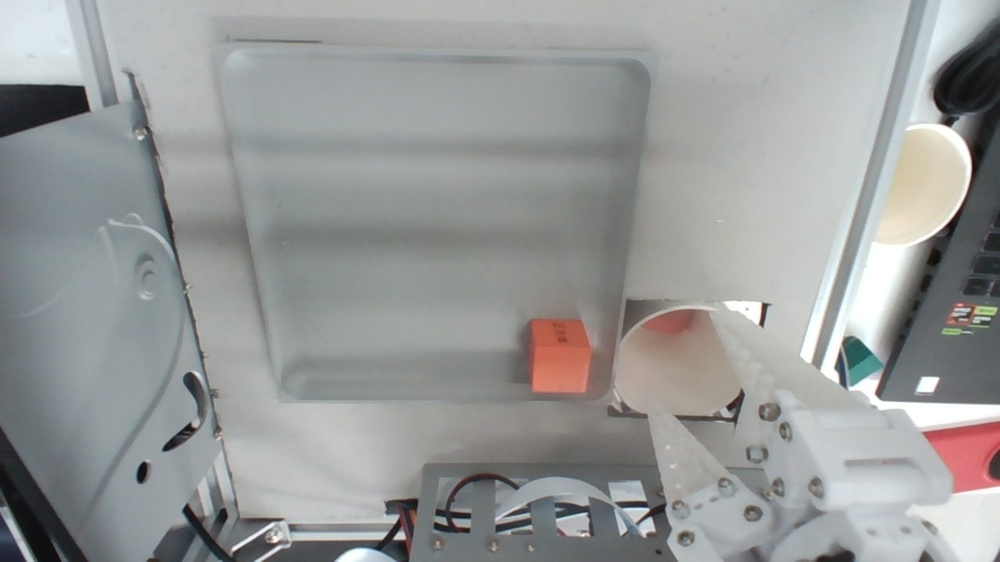
#> input picture 01-交付包/runtime/calib_refs/pos2_cam0_raw.jpg, 1000 x 562 px, shrunk from 1920 x 1080 before the run, given in place of the camera
$ python main.py
#> lines starting #> are read from the running program, lines starting #| are printed output that depends on the picture; after the words box and inside, x2 and y2 are one past the last pixel; in counts of white or black regions, pixels touching at a corner belong together
### final/new_eye/camera.py
import cv2
import time

class Camera:
    def __init__(self, index, width, height, fps):
        self.index, self.width, self.height, self.fps = index, width, height, fps
        self.cap = None

    def open(self):
        self.cap = cv2.VideoCapture(self.index, cv2.CAP_DSHOW)
        if not self.cap.isOpened():
            self.cap = cv2.VideoCapture(self.index, cv2.CAP_MSMF)
        if not self.cap.isOpened():
            raise RuntimeError(f"无法打开摄像头 index={self.index}")
        self.cap.set(cv2.CAP_PROP_FRAME_WIDTH, self.width)
        self.cap.set(cv2.CAP_PROP_FRAME_HEIGHT, self.height)
        self.cap.set(cv2.CAP_PROP_FPS, self.fps)
        for _ in range(5):
            self.cap.read()
            time.sleep(0.03)

    def read(self):
        if self.cap is None:
            self.open()
        ok, frame = self.cap.read()
        if not ok or frame is None:
            raise RuntimeError(f"摄像头读取失败 index={self.index}")
        return frame

    def close(self):
        if self.cap is not None:
            self.cap.release()
            self.cap = None

    def __enter__(self):
        self.open(); return self

    def __exit__(self, *_):
        self.close()

### new_eye/vision.py
import cv2
import numpy as np
from collections import Counter

DEFAULT_CLASS_NAMES = {
    "1": "类别1", "2": "类别2", "3": "类别3",
    "4": "类别4", "5": "类别5", "6": "类别6"
}

def crop_roi(frame, roi):
    if not roi:
        return frame, (0, 0)
    x, y, w, h = roi
    return frame[y:y+h, x:x+w], (x, y)

def _shape(contour):
    area = cv2.contourArea(contour)
    peri = cv2.arcLength(contour, True)
    if area <= 0 or peri <= 0:
        return "未知", 0.0
    circularity = 4 * np.pi * area / (peri * peri)
    approx = cv2.approxPolyDP(contour, 0.04 * peri, True)
    x, y, w, h = cv2.boundingRect(contour)
    ratio = max(w, h) / max(1, min(w, h))
    if circularity > 0.78 and ratio < 1.25:
        return "圆柱/圆形", min(1.0, circularity)
    if len(approx) == 3:
        return "三棱体/三角形", 0.82
    if len(approx) == 4:
        return ("正方体/正方形" if ratio < 1.25 else "长方体/长方形"), 0.80
    if len(approx) == 5:
        return "五棱体", 0.76
    return "其他几何体", 0.55

def _color(roi):
    if roi.size == 0:
        return "未知", 0.0
    hsv = cv2.cvtColor(roi, cv2.COLOR_BGR2HSV)
    # 去掉轮廓边缘影响，只统计中心区域
    h, w = hsv.shape[:2]
    y0, y1 = h // 5, max(h // 5 + 1, 4 * h // 5)
    x0, x1 = w // 5, max(w // 5 + 1, 4 * w // 5)
    p = hsv[y0:y1, x0:x1].reshape(-1, 3)
    sat = p[:, 1]; val = p[:, 2]
    med_s, med_v = float(np.median(sat)), float(np.median(val))
    if med_v < 55: return "黑", 0.86
    if med_s < 35 and med_v > 180: return "浅色/白", 0.55
    hue = float(np.median(p[:, 0]))
    if hue < 10 or hue >= 170: return "红", 0.78
    if hue < 25: return "黄/橙", 0.76
    if hue < 45: return "绿", 0.72
    if hue < 100: return "蓝/浅蓝", 0.72
    return "紫/其他", 0.55

def segment(frame, cfg):
    roi, (ox, oy) = crop_roi(frame, cfg.get("top_roi"))
    gray = cv2.cvtColor(roi, cv2.COLOR_BGR2GRAY)
    hsv = cv2.cvtColor(roi, cv2.COLOR_BGR2HSV)
    # 自动估计背景：取边缘像素的中位数，避免把浅色托盘整体当成一个物体。
    border = np.concatenate([gray[0, :], gray[-1, :], gray[:, 0], gray[:, -1]])
    bg_gray = float(np.median(border)) if border.size else float(np.median(gray))
    diff = cv2.absdiff(gray, np.full_like(gray, int(bg_gray)))
    bg_path = cfg.get("empty_background")
    if bg_path:
        bg = cv2.imread(str(bg_path), cv2.IMREAD_GRAYSCALE)
        if bg is not None and bg.shape == gray.shape:
            diff = cv2.absdiff(gray, bg)
    # 彩色物料优先用饱和度分离；灰黑物料用与边缘背景的亮度差分离。
    color_mask = ((hsv[:, :, 1] > 45) & (hsv[:, :, 2] > 35)).astype(np.uint8) * 255
    diff_mask = (diff > max(24, float(cfg.get("background_diff", 26)))).astype(np.uint8) * 255
    diff_mask = cv2.bitwise_and(diff_mask, (hsv[:, :, 1] < 55).astype(np.uint8) * 255)
    mask = cv2.bitwise_or(color_mask, diff_mask)
    # 明亮托盘上，低饱和度的底板差分容易形成大片区域，剔除靠边的大背景连通域。
    if cfg.get("tray_background") == "dark":
        _, legacy = cv2.threshold(gray, 45, 255, cv2.THRESH_BINARY)
        mask = cv2.bitwise_and(mask, legacy)
    # 删除与图像边缘连通的背景区域，避免托盘底板成为一个大轮廓。
    n, labels, stats, _ = cv2.connectedComponentsWithStats(mask, 8)
    clean = np.zeros_like(mask)
    hh, ww = mask.shape[:2]
    for label in range(1, n):
        x0, y0, cw, ch, a0 = stats[label]
        touches = x0 <= 0 or y0 <= 0 or x0 + cw >= ww or y0 + ch >= hh
        if touches and a0 > ww * hh * 0.01:
            continue
        clean[labels == label] = 255
    mask = clean
    kernel = np.ones((3, 3), np.uint8)
    mask = cv2.morphologyEx(mask, cv2.MORPH_OPEN, kernel)
    mask = cv2.morphologyEx(mask, cv2.MORPH_CLOSE, np.ones((5,5), np.uint8))
    contours, _ = cv2.findContours(mask, cv2.RETR_EXTERNAL, cv2.CHAIN_APPROX_SIMPLE)
    out = []
    for c in contours:
        area = cv2.contourArea(c)
        if not (cfg["min_area_px"] <= area <= cfg["max_area_px"]):
            continue
        x, y, w, h = cv2.boundingRect(c)
        if w < 8 or h < 8: continue
        # 去掉贴着识别图边缘的背景连通域；真实货物通常完整位于四点区域内部。
        border_margin = int(cfg.get("border_margin_px", 3))
        if x <= border_margin or y <= border_margin or x+w >= roi.shape[1]-border_margin or y+h >= roi.shape[0]-border_margin:
            if area > roi.shape[0] * roi.shape[1] * 0.08:
                continue
        M = cv2.moments(c)
        cx = (M["m10"] / M["m00"] if M["m00"] else x+w/2) + ox
        cy = (M["m01"] / M["m00"] if M["m00"] else y+h/2) + oy
        local = roi[max(y,0):y+h, max(x,0):x+w]
        color, cc = _color(local)
        shape, sc = _shape(c)
        box = cv2.minAreaRect(c)
        angle = float(box[2])
        if box[1][0] < box[1][1]: angle += 90
        out.append({"center_px": [round(cx, 2), round(cy, 2)], "bbox": [x+ox,y+oy,w,h],
                    "area_px": round(area, 1), "color": color, "shape": shape,
                    "angle_deg": round(angle, 2), "confidence": round((cc+sc)/2, 3),
                    "needs_review": cc < .65 or sc < .65})
    return sorted(out, key=lambda x: (x["center_px"][1], x["center_px"][0]))

def vote(detections, class_map=None):
    if not detections: return []
    # 当前版本按稳定的目标序号投票；托盘静止时适用，避免单帧抖动改变类别。
    n = min(len(x) for x in detections)
    result = []
    for i in range(n):
        rows = [x[i] for x in detections]
        row = dict(rows[-1])
        row["color"] = Counter(x["color"] for x in rows).most_common(1)[0][0]
        row["shape"] = Counter(x["shape"] for x in rows).most_common(1)[0][0]
        row["confidence"] = round(float(np.mean([x["confidence"] for x in rows])), 3)
        row["needs_review"] = row["confidence"] < .68
        row["class_key"] = f"{row['shape']}|{row['color']}"
        result.append(row)
    # 类别由稳定的“形状+颜色”键确定，最多六类；不依赖大模型猜测。
    key_to_id = dict(class_map or {})
    for key in sorted({x["class_key"] for x in result}):
        if key not in key_to_id and len(key_to_id) < 6:
            key_to_id[key] = str(len(key_to_id) + 1)
    for row in result:
        cid = key_to_id.get(row["class_key"])
        row["class_id"] = cid
        row["class_name"] = DEFAULT_CLASS_NAMES.get(cid, "未分类") if cid else "未分类"
        if cid is None:
            row["needs_review"] = True
            row["confidence"] = min(row["confidence"], 0.40)
    return result

### final/new_eye/main.py
import argparse, json, time
from pathlib import Path
import cv2
from camera import Camera
from vision import segment, vote

ROOT = Path(__file__).resolve().parent

def load_config(path):
    return json.loads(Path(path).read_text(encoding="utf-8"))

def save_json(path, data):
    path.parent.mkdir(parents=True, exist_ok=True)
    tmp = path.with_suffix(path.suffix + ".tmp")
    tmp.write_text(json.dumps(data, ensure_ascii=False, indent=2), encoding="utf-8")
    tmp.replace(path)

def capture_batch(top, side, cfg, preview=False):
    frames, side_frames = [], []
    count = int(cfg.get("frames_for_vote", 5))
    for _ in range(count):
        frames.append(top.read())
        side_frames.append(side.read())
        time.sleep(0.04)
    if preview:
        cv2.imshow("new_eye top", frames[-1])
        cv2.imshow("new_eye side", side_frames[-1])
        cv2.waitKey(1)
    return frames, side_frames

def main():
    ap = argparse.ArgumentParser()
    ap.add_argument("--config", default=str(ROOT / "config.json"))
    ap.add_argument("--top-index", type=int)
    ap.add_argument("--side-index", type=int)
    ap.add_argument("--preview", action="store_true")
    ap.add_argument("--once", action="store_true", help="采集一次后退出")
    args = ap.parse_args()
    cfg = load_config(args.config)
#> (reads final/new_eye/config.json from the repository)
    if args.top_index is not None: cfg["top_camera_index"] = args.top_index
    if args.side_index is not None: cfg["side_camera_index"] = args.side_index
    out = ROOT / cfg.get("output_dir", "runtime")
    out.mkdir(exist_ok=True)
    top = Camera(cfg["top_camera_index"], cfg["width"], cfg["height"], cfg["fps"])
    side = Camera(cfg["side_camera_index"], cfg["width"], cfg["height"], cfg["fps"])
    try:
        top.open(); side.open()
        while True:
            frames, side_frames = capture_batch(top, side, cfg, args.preview)
#> in read, frame is the input picture: shape (562, 1000, 3); mean B, G, R 152.8, 153.5, 151.7
            detections = [segment(f, cfg) for f in frames]
#> in segment, `roi, (ox, oy) = crop_roi(frame, cfg.get("top_roi"))`: ox = 0
#> in segment, `gray = cv2.cvtColor(roi, cv2.COLOR_BGR2GRAY)`:
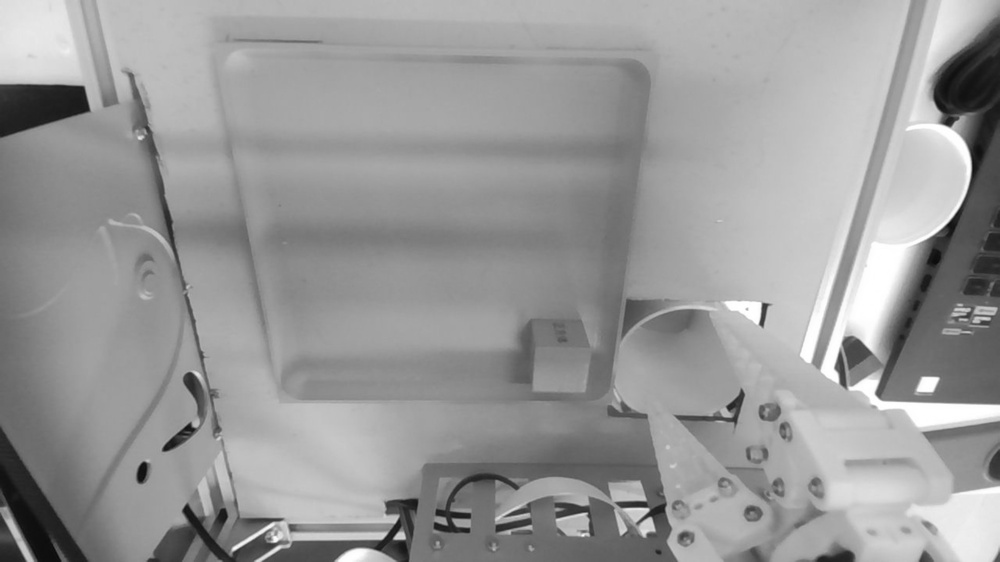
#> gray: shape (562, 1000); min 9, max 255, mean 152.9
#> in segment, `hsv = cv2.cvtColor(roi, cv2.COLOR_BGR2HSV)`: hsv: shape (562, 1000, 3); mean H, S, V 73.4, 15.5, 157
#> in segment, `border = np.concatenate([gray[0, :], gray[-1, :], gray[:, 0], gray[:, ..`: border = 3124 values, max 254 at index 1343, min 14 at index 1043, mean 133.2
#> in segment, `bg_gray = float(np.median(border)) if border.size else float(np.median..`: bg_gray = 121
#> in segment, `diff = cv2.absdiff(gray, np.full_like(gray, int(bg_gray)))`:
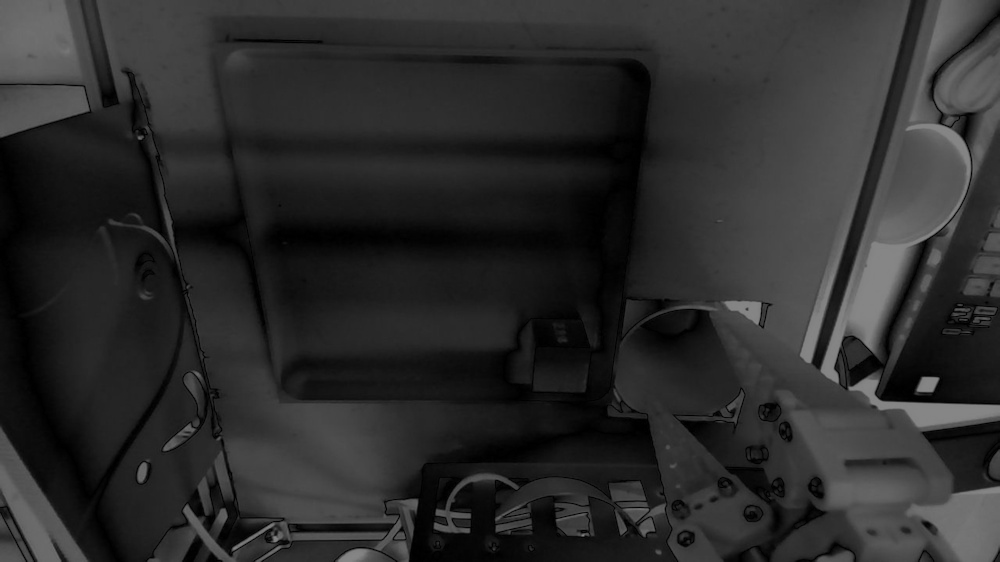
#> diff: shape (562, 1000); min 0, max 134, mean 43.5
#> in segment, `color_mask = ((hsv[:, :, 1] > 45) & (hsv[:, :, 2] > 35)).astype(np.uin..`:
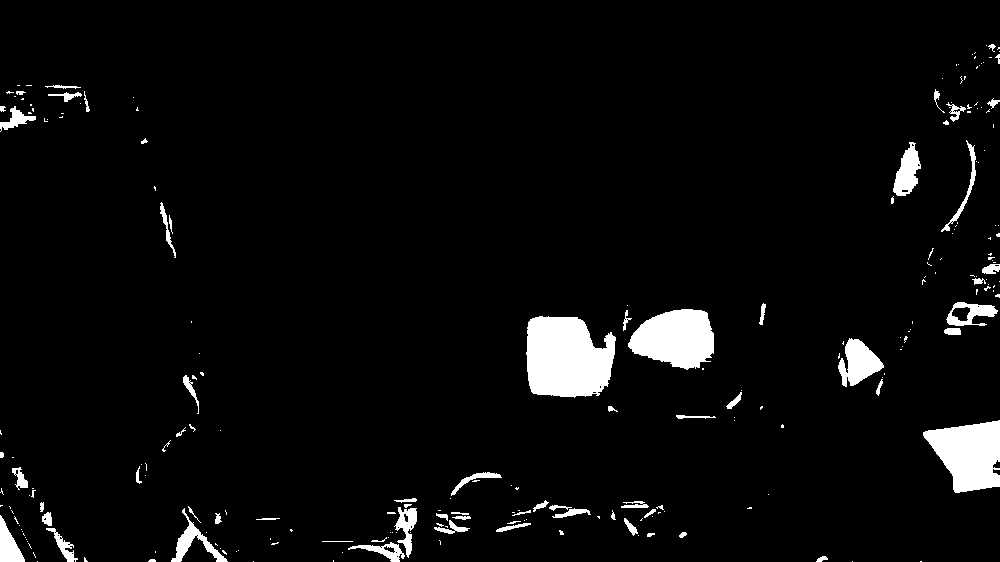
#> color_mask: shape (562, 1000); 4.3% white; 235 white regions (165 under 20 px), largest, box (x1, y1, x2, y2) and area: (526, 316, 616, 398) 5905, (923, 420, 1000, 493) 3829, (628, 309, 714, 370) 3797
#> in segment, `diff_mask = (diff > max(24, float(cfg.get("background_diff", 26)))).as..`: diff_mask: shape (562, 1000); 68.9% white; 310 black regions (255 under 20 px), largest, box (x1, y1, x2, y2) and area: (0, 58, 680, 562) 146098, (875, 282, 1000, 404) 8408, (628, 309, 717, 368) 3415
#> in segment, `diff_mask = cv2.bitwise_and(diff_mask, (hsv[:, :, 1] < 55).astype(np.u..`: diff_mask: shape (562, 1000); 67.3% white; 313 black regions (242 under 20 px), largest, box (x1, y1, x2, y2) and area: (0, 58, 680, 562) 150640, (842, 113, 1000, 404) 11609, (922, 421, 1000, 493) 3717
#> in segment, `mask = cv2.bitwise_or(color_mask, diff_mask)`: mask: shape (562, 1000); 70.9% white; 427 black regions (357 under 20 px), largest, box (x1, y1, x2, y2) and area: (0, 58, 680, 562) 140703, (875, 282, 1000, 404) 7937, (723, 444, 827, 562) 3046
#> in segment, `_, legacy = cv2.threshold(gray, 45, 255, cv2.THRESH_BINARY)`:
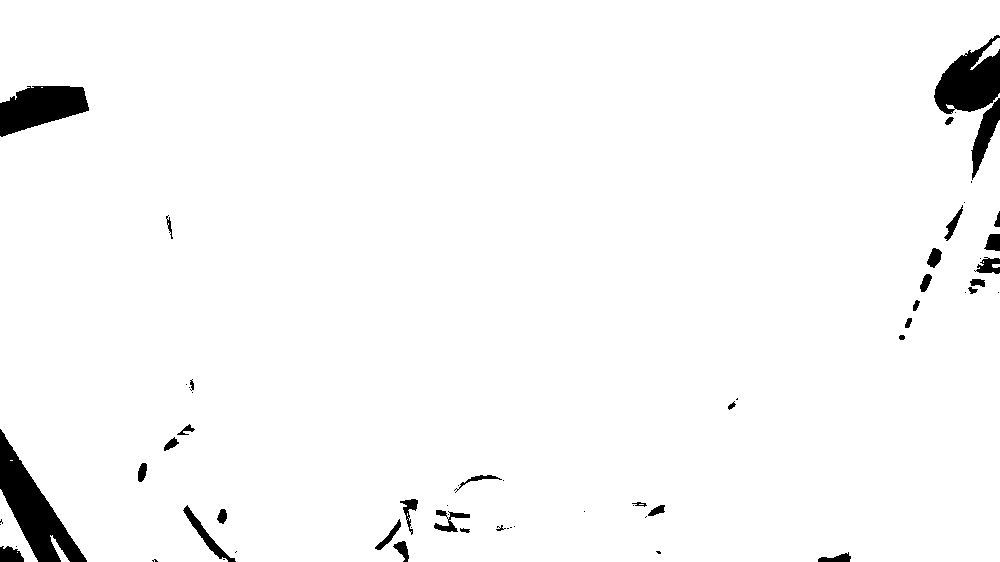
#> legacy: shape (562, 1000); 97.2% white; 63 black regions (28 under 20 px), largest, box (x1, y1, x2, y2) and area: (0, 429, 87, 562) 4248, (934, 35, 1000, 114) 3135, (0, 86, 89, 137) 2983
#> in segment, `mask = cv2.bitwise_and(mask, legacy)`: mask: shape (562, 1000); 68.3% white; 360 black regions (283 under 20 px), largest, box (x1, y1, x2, y2) and area: (0, 58, 680, 562) 145279, (875, 282, 1000, 404) 7937, (0, 429, 87, 562) 4272
#> in segment, `n, labels, stats, _ = cv2.connectedComponentsWithStats(mask, 8)`:
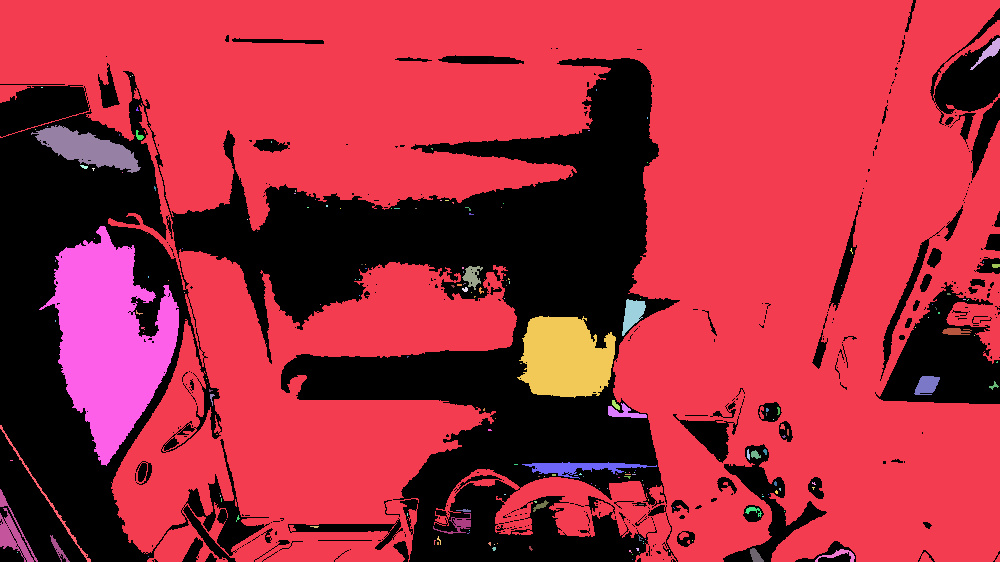
#> labels: shape (562, 1000) int32; 194 distinct labels, from 0 to 193; one colour per label, 0 black
#> in segment, `n, labels, stats, _ = cv2.connectedComponentsWithStats(mask, 8)`: n = 194; stats = 194 rows, first 6: [0, 0, 1000, 562, 178052], [0, 0, 1000, 562, 352169], [970, 38, 30, 32, 254], [132, 75, 1, 1, 1], [130, 76, 1, 1, 1], [41, 87, 2, 1, 2]
#> the loop in segment, `for label in range(1, n):` made 193 passes
#> after the loop in segment, `for label in range(1, n):`: clean: shape (562, 1000); 5.7% white; 192 white regions (163 under 20 px), largest, box (x1, y1, x2, y2) and area: (39, 226, 179, 466) 17479, (517, 316, 616, 398) 6152, (31, 125, 141, 173) 2469
#> in segment, `mask = cv2.morphologyEx(mask, cv2.MORPH_OPEN, kernel)`: mask: shape (562, 1000); 5.3% white; 50 white regions (26 under 20 px), largest, box (x1, y1, x2, y2) and area: (46, 226, 179, 465) 17330, (521, 316, 616, 397) 6069, (37, 126, 140, 172) 2397
#> in segment, `mask = cv2.morphologyEx(mask, cv2.MORPH_CLOSE, np.ones((5,5), np.uint8))`:
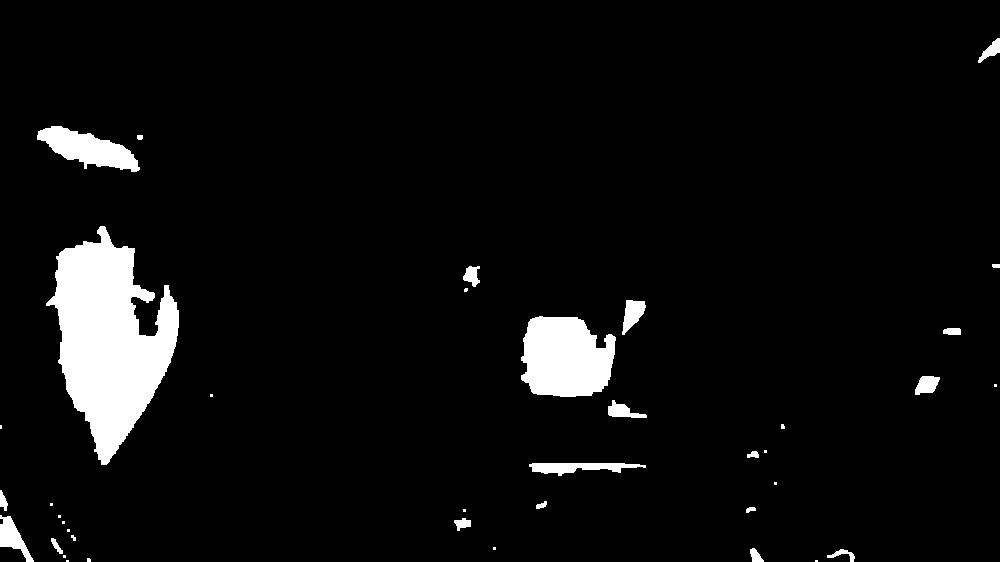
#> mask: shape (562, 1000); 5.4% white; 39 white regions (17 under 20 px)
#> in segment, `contours, _ = cv2.findContours(mask, cv2.RETR_EXTERNAL, cv2.CHAIN_APPR..`: contours = 39 contours, 19 with area under 20; largest, box (x1, y1, x2, y2) and area: (46, 226, 179, 465) 17076, (521, 316, 616, 397) 5940, (37, 126, 140, 172) 2312, (529, 463, 646, 476) 738, (0, 515, 34, 562) 608
#> the loop in segment, `for c in contours:` made 39 passes
#> (cx, cy, y0 in _color) on passes 21, 26, 32, 38: (577.4, 466.8, 2), (621.9, 411, 3), (632.4, 313.4, 7), (87.59, 148.3, 9)
#> (cx, cy, y0 in _color) on passes 14, 31, 36: (12.24, 537.1, 9), (565.1, 357.5, 16), (108.8, 339.3, 47)
#> after the loop in segment, `for c in contours:`:
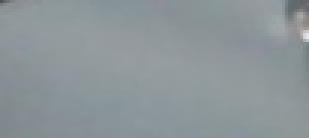
#> local: shape (46, 103, 3) (shown 3 times larger); mean B, G, R 153.3, 150.3, 140.9
#> after the loop in segment, `for c in contours:`: out = 8 items
#> the loop in segment (call 2), `for label in range(1, n):` made 193 passes
#> the loop in segment (call 2), `for c in contours:` made 39 passes
#> c on passes 1, 2, 4, 7, 10, 11, 13, 15, 17, 20, 23, 24: [[815, 560], [815, 561], [817, 561], [817, 560]], [[66, 560], [66, 561], [68, 561], [68, 560]], [[63, 555], [63, 557], [65, 557], [65, 555]], [[493, 547], [493, 549], [495, 549], [495, 547]], [[67, 529], [67, 531], [69, 531], [69, 529]], [[62, 521], [62, 523], [64, 523], [64, 521]], [[58, 515], [58, 517], [60, 517], [60, 515]], [[463, 509], [463, 511], [465, 511], [465, 509]], [[50, 503], [50, 505], [52, 505], [52, 503]], [[774, 482], [774, 484], [776, 484], [776, 482]], [[764, 450], [764, 452], [766, 452], [766, 450]], [[0, 425], [0, 428], [1, 428], [1, 425]]
            targets = vote(detections)
            stamp = time.strftime("%Y%m%d-%H%M%S")
            (out / "captures").mkdir(exist_ok=True)
            cv2.imwrite(str(out / "captures" / f"top-{stamp}.jpg"), frames[-1])
            payload = {"schema_version": 1, "captured_at": time.time(),
                       "motion_authorized": False, "calibration_status": "missing",
                       "recognition_before_grab": True, "targets": targets,
                       "side_camera_used": True,
                       "note": "抓取前完成识别；抓取后不再依赖视觉识别"}
            save_json(out / "latest_targets.json", payload)
            print(json.dumps(payload, ensure_ascii=False, indent=2))
            if args.once: break
            if cv2.waitKey(1) & 0xff == 27: break
#> (key Esc is pressed here)
            time.sleep(.2)
    finally:
        top.close(); side.close(); cv2.destroyAllWindows()

if __name__ == "__main__": main()
